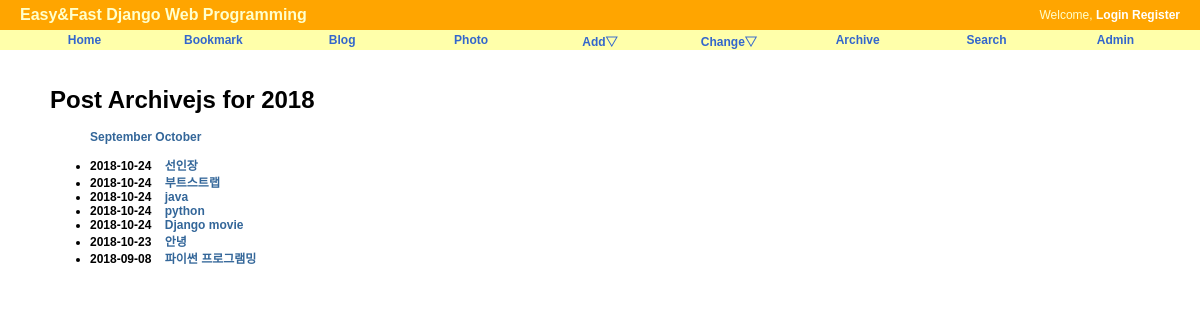
The page /blog/2018 on the database as committed earlier.
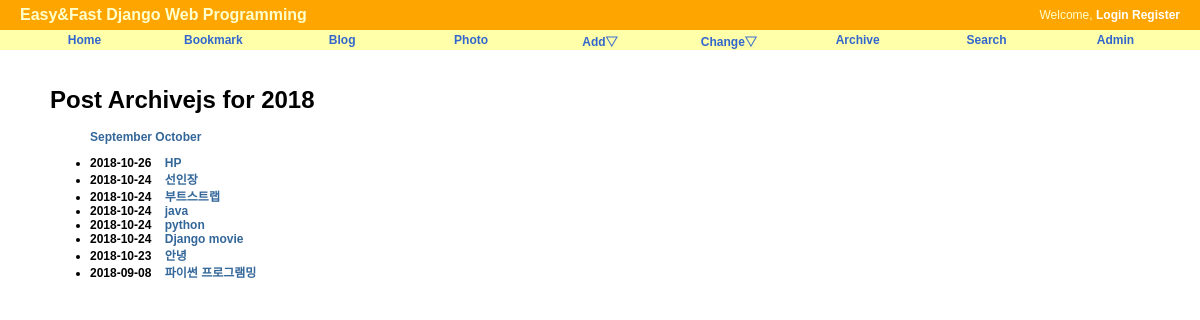
The same page on the database as committed later.
### blog/models.py (models this page shows, shortened)
class Post(models.Model):
    title = models.CharField('TITLE',max_length=50)
    slug = models.SlugField('SLUG', unique=True, allow_unicode=True,help_text = 'one word for title alias.')
    description = models.CharField('DESCRIPTION',max_length=100,blank=True, null=True, help_text='simple description text.')
    content = models.TextField('CONTENT')
    create_date = models.DateTimeField('Create Date',auto_now_add =True)
    modify_date = models.DateTimeField('Modify Date', auto_now=True)
    owner = models.ForeignKey(User, null=True, on_delete=models.CASCADE)
    class Meta:
        verbose_name = 'post'
        verbose_name_plural = 'posts'
        db_table = 'blog_posts'
        ordering = ('-modify_date', )
    def get_absolute_url(self):
        return reverse('blog:post_detail', args=(self.slug,))

### blog/views.py (the view)
# urls.py: path('<int:year>',PostYAV.as_view(),name="post_year_archive"),
class PostYAV(YearArchiveView):
    model = Post
    date_field = 'modify_date'
    make_object_list = 'True'

### blog/templates/blog/post_archive_year.html (shortened to what this page needs)
{% extends "base.html" %}
{% block content%}
<div id="content">
<h1>Post Archivejs for {{ year|date:"Y" }} </h1>
<ul>
    {% for date in date_list %}
        <li style="display: inline;">
            <a href="{% url 'blog:post_month_archive' year|date:"Y" date|date:"b" %}">  {{date|date:"F"}} </a>
        </li>
    {% endfor %}
</ul>
<div>
    <ul>
        {% for post in object_list %}
            <li> {{post.modify_date |date:"Y-m-d"}} &nbsp;&nbsp;
                <a href ="{{ post.get_absolute_url }}"><strong> {{post.title}} </strong></a>
            </li>
        {% endfor %}
{% endblock %}

Rows that differ between the two databases and show on the page:
added Post: modify_date "2018-10-26", title "HP"
